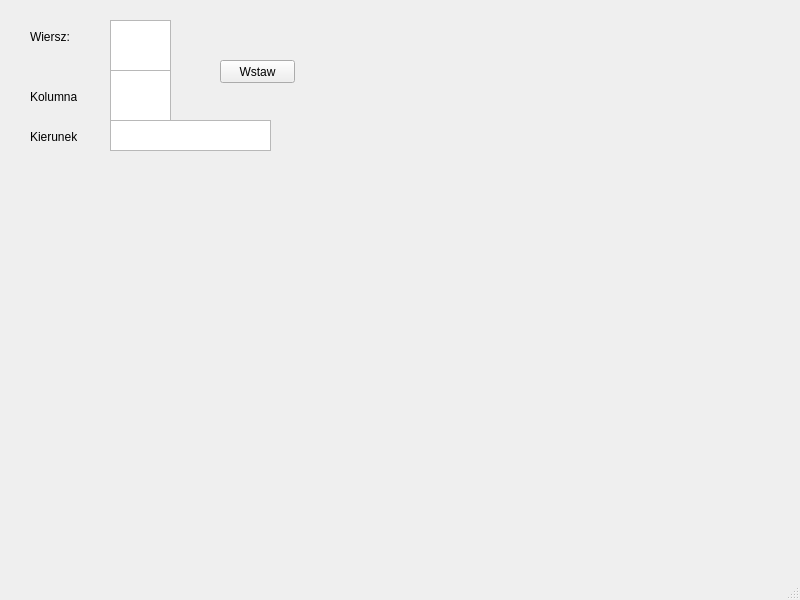
<?xml version="1.0" encoding="UTF-8"?>
<ui version="4.0">
 <class>MainWindow</class>
 <widget class="QMainWindow" name="MainWindow">
  <property name="geometry">
   <rect>
    <x>0</x>
    <y>0</y>
    <width>800</width>
    <height>600</height>
   </rect>
  </property>
  <property name="windowTitle">
   <string>MainWindow</string>
  </property>
  <widget class="QWidget" name="centralwidget">
   <widget class="QWidget" name="plansza1" native="true">
    <property name="geometry">
     <rect>
      <x>30</x>
      <y>150</y>
      <width>291</width>
      <height>351</height>
     </rect>
    </property>
    <widget class="QWidget" name="gridLayoutWidget">
     <property name="geometry">
      <rect>
       <x>-1</x>
       <y>-1</y>
       <width>291</width>
       <height>351</height>
      </rect>
     </property>
     <layout class="QGridLayout" name="plansza1grid"/>
    </widget>
   </widget>
   <widget class="QTextEdit" name="podanywiersz">
    <property name="geometry">
     <rect>
      <x>110</x>
      <y>20</y>
      <width>61</width>
      <height>51</height>
     </rect>
    </property>
   </widget>
   <widget class="QTextEdit" name="podanaKolumna">
    <property name="geometry">
     <rect>
      <x>110</x>
      <y>70</y>
      <width>61</width>
      <height>51</height>
     </rect>
    </property>
   </widget>
   <widget class="QLabel" name="label">
    <property name="geometry">
     <rect>
      <x>30</x>
      <y>30</y>
      <width>47</width>
      <height>14</height>
     </rect>
    </property>
    <property name="text">
     <string>Wiersz:</string>
    </property>
   </widget>
   <widget class="QLabel" name="label_2">
    <property name="geometry">
     <rect>
      <x>30</x>
      <y>90</y>
      <width>47</width>
      <height>14</height>
     </rect>
    </property>
    <property name="text">
     <string>Kolumna:</string>
    </property>
   </widget>
   <widget class="QPushButton" name="pushButton">
    <property name="geometry">
     <rect>
      <x>220</x>
      <y>60</y>
      <width>75</width>
      <height>23</height>
     </rect>
    </property>
    <property name="text">
     <string>Wstaw</string>
    </property>
   </widget>
   <widget class="QTextEdit" name="podanyKierunek">
    <property name="geometry">
     <rect>
      <x>110</x>
      <y>120</y>
      <width>161</width>
      <height>31</height>
     </rect>
    </property>
   </widget>
   <widget class="QLabel" name="label_3">
    <property name="geometry">
     <rect>
      <x>30</x>
      <y>130</y>
      <width>47</width>
      <height>14</height>
     </rect>
    </property>
    <property name="text">
     <string>Kierunek:</string>
    </property>
   </widget>
   <widget class="QWidget" name="plansza2" native="true">
    <property name="geometry">
     <rect>
      <x>540</x>
      <y>150</y>
      <width>321</width>
      <height>351</height>
     </rect>
    </property>
    <widget class="QWidget" name="gridLayoutWidget_2">
     <property name="geometry">
      <rect>
       <x>10</x>
       <y>0</y>
       <width>321</width>
       <height>351</height>
      </rect>
     </property>
     <layout class="QGridLayout" name="plansza1grid_2"/>
    </widget>
   </widget>
  </widget>
  <widget class="QMenuBar" name="menubar">
   <property name="geometry">
    <rect>
     <x>0</x>
     <y>0</y>
     <width>800</width>
     <height>22</height>
    </rect>
   </property>
  </widget>
  <widget class="QStatusBar" name="statusbar"/>
 </widget>
 <resources/>
 <connections/>
</ui>
